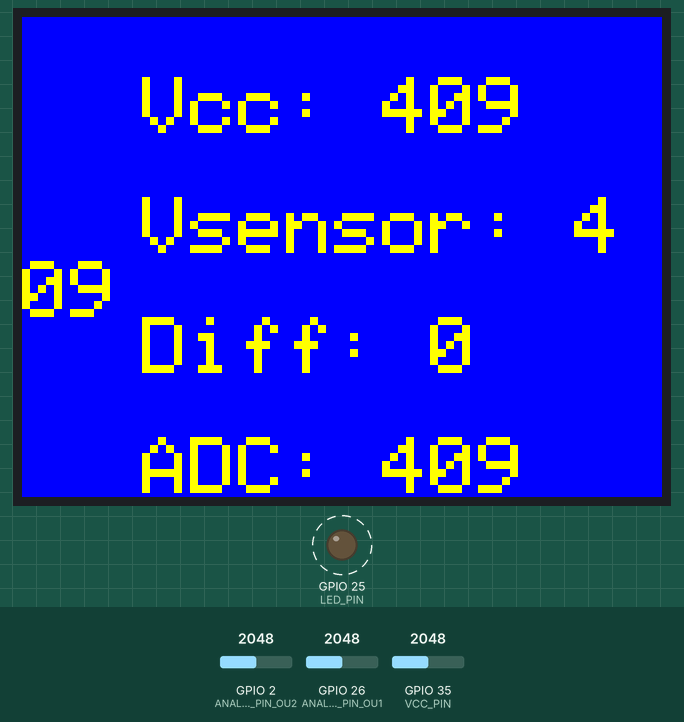
A sketch run on a simulated ESP32. On the bench: 320×240 colour display, output pins drawn as LEDs (lit = HIGH). Dashed ring = blinking. Inputs (shaded band) come from the test bench; at power-on: GPIO 2 (ANALOG_PIN_OU2) = 2048, GPIO 26 (ANALOG_PIN_OU1) = 2048, GPIO 35 (VCC_PIN) = 2048. What the sketch prints to the serial monitor is not drawn.

Above: at 6.4 s.
6.5 s: GPIO 2 (ANALOG_PIN_OU2) set to 2866
At 7.22 s:
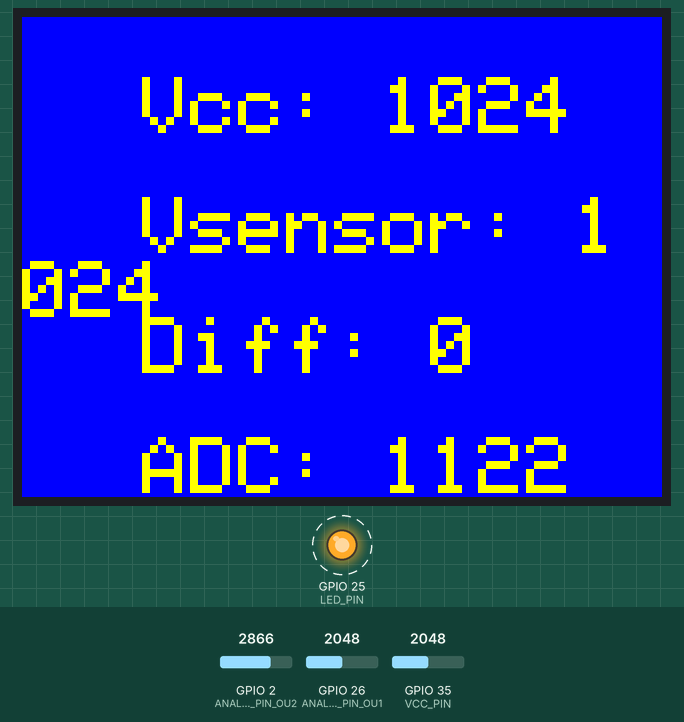
8.2 s: GPIO 26 (ANALOG_PIN_OU1) set to 2866
At 9.02 s:
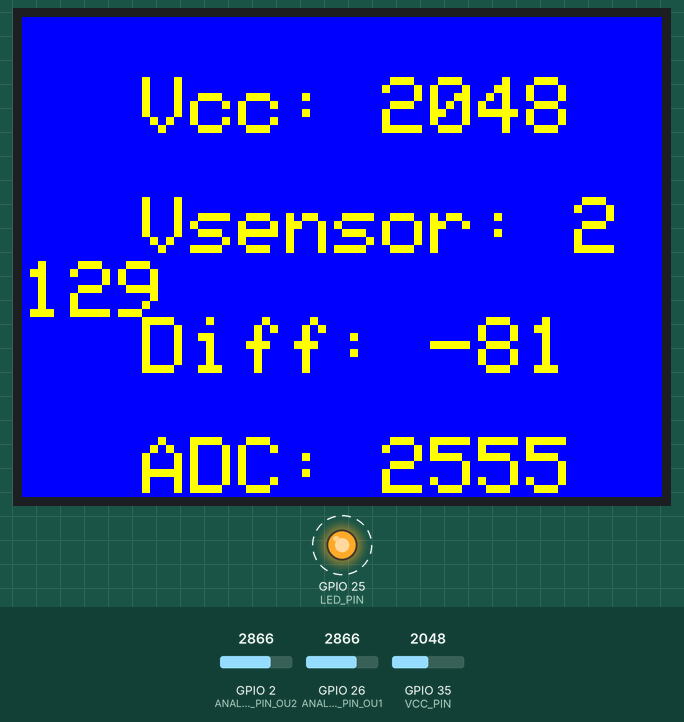
10.0 s: GPIO 35 (VCC_PIN) set to 2866
At 10.82 s:
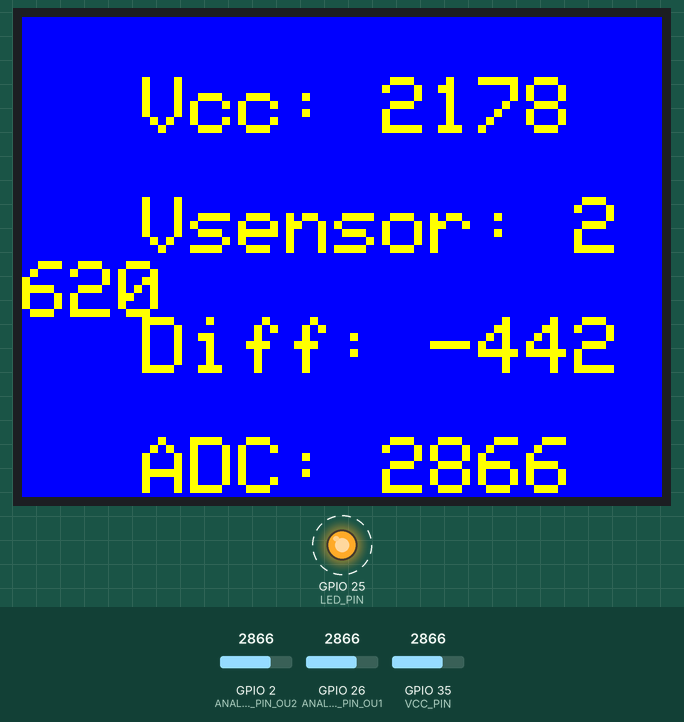
11.8 s: GPIO 2 (ANALOG_PIN_OU2) set to 3603
At 12.62 s:
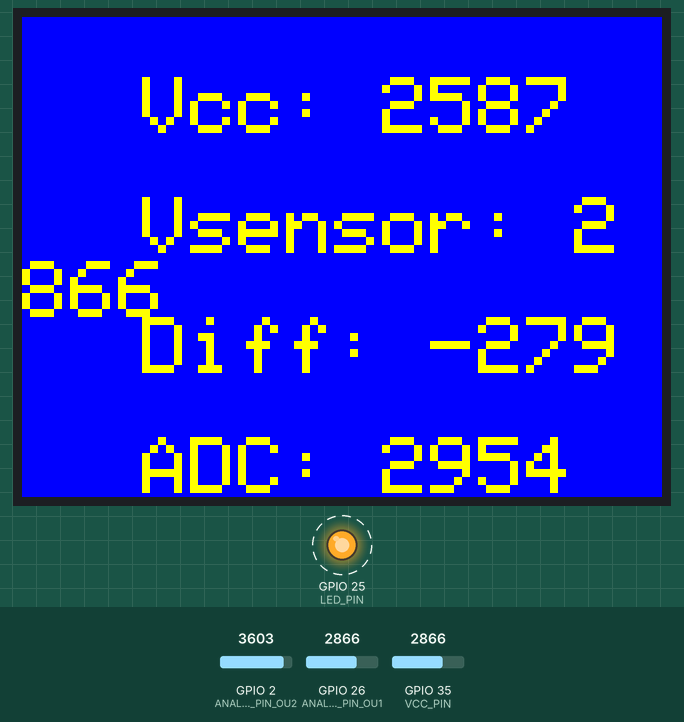
13.6 s: GPIO 26 (ANALOG_PIN_OU1) set to 3603
At 14.43 s:
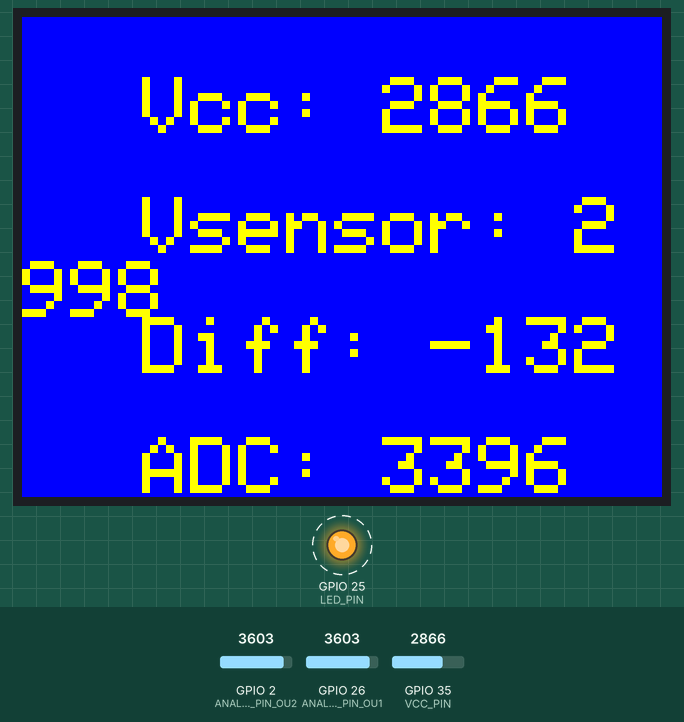
15.4 s: GPIO 35 (VCC_PIN) set to 3603
At 16.23 s:
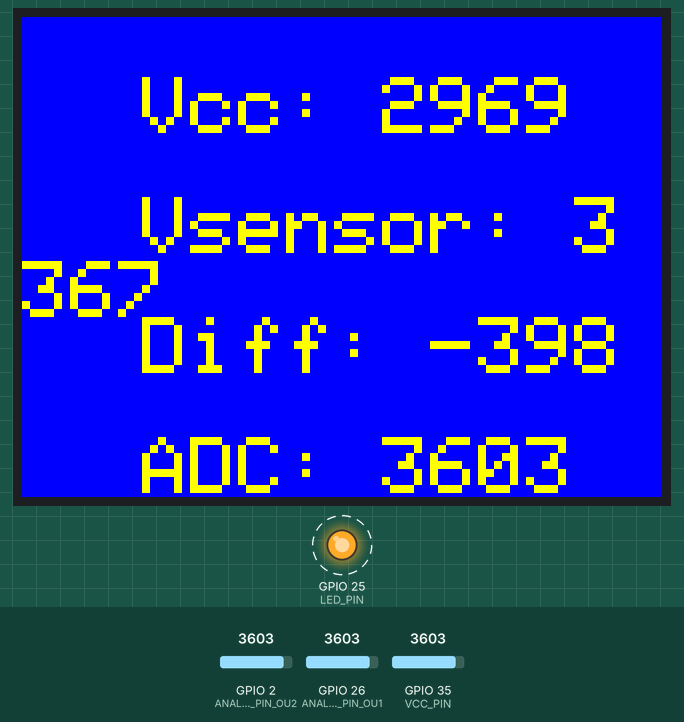
Timing chart, 0 to 18.2 s (numbered marks = the images above; inputs shaded):
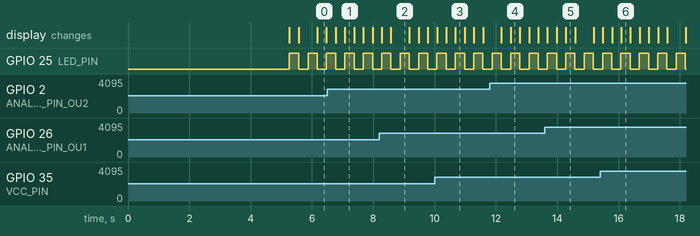

The sketch:

Presure_sensor_graduation_display_05_Vcc3.3V_AllDisp.ino
```cpp
#include <Arduino.h>
#include <TFT_eSPI.h>

// Добавен аналогов пин за измерване на захранващо напрежение.
// Визуализиране показания на АЦП за захранващо напрежение.
// Формиране на трети ред на екрана, показващ разликата между двете стойности: 'Δ: <ADC> - <Vcc>'.
// Захранването на сензора и ОУ е пренвърлено на 3.3В.
// Добавяме четвърти ред, показващ изход ОУ2.

#define ANALOG_PIN_OU2 2  // Използваме GPIO2 за аналогов вход (изход ОУ2)
#define ANALOG_PIN_OU1 26 // Използваме GPIO23 за аналогов вход (изход ОУ1)
#define VCC_PIN 35       // Използваме GPIO35 за измерване на Vcc чрез делител на напрежение
#define LED_PIN 25       // Използваме GPIO25 за светодиод

const int numMeasurements = 10;  // Брой измервания за осредняване
const int numAverages = 10;  // Брой усреднени стойности за допълнително осредняване

int adcReadings_OU2[numMeasurements];  // Масив за съхранение на измерванията на ОУ2
int adcReadings_OU1[numMeasurements];  // Масив за съхранение на измерванията на ОУ1
int vccReadings[numMeasurements];      // Масив за съхранение на измерванията на Vcc

int adcAverages_OU2[numAverages];      // Масив за съхранение на усреднените стойности на ОУ2
int adcAverages_OU1[numAverages];      // Масив за съхранение на усреднените стойности на ОУ1
int vccAverages[numAverages];          // Масив за съхранение на усреднените стойности на Vcc

int adcIndex = 0;  // Индекс за текущото измерване
int avgIndex = 0;  // Индекс за текущата усреднена стойност

unsigned long lastMeasurementTime = 0;
unsigned long lastPrintTime = 0;

TFT_eSPI tft = TFT_eSPI();  // Създаване на обект за TFT дисплея

void setup() {
  Serial.begin(9600);  // Започваме сериен монитор на 9600 бауда
  analogSetAttenuation(ADC_11db); // Настройка на затихването за обхват 0-3.3V

  Serial.println("Инициализация...");
  delay(5000);  // Пауза за уравновесяване на нивото на стенда

  // Инициализация на масивите с нули
  for (int i = 0; i < numMeasurements; i++) {
    adcReadings_OU2[i] = 0;
    adcReadings_OU1[i] = 0;
    vccReadings[i] = 0;
  }
  for (int i = 0; i < numAverages; i++) {
    adcAverages_OU2[i] = 0;
    adcAverages_OU1[i] = 0;
    vccAverages[i] = 0;
  }

  Serial.println("Инициализация завършена");

  tft.begin();
  tft.setRotation(3);  // Ротация на екрана в позиция 3
  tft.fillScreen(TFT_BLUE);  // Задаваме син фон
  tft.setTextColor(TFT_YELLOW, TFT_BLUE);  // Задаваме жълти букви на син фон
  tft.setTextSize(4);  // Задаваме размера на текста

  pinMode(LED_PIN, OUTPUT);  // Настройка на пина за светодиода като изход
}

void loop() {
  unsigned long currentTime = millis();

  // Осредняване на 10 измервания през 30 милисекунди
  if (currentTime - lastMeasurementTime >= 30) {
    lastMeasurementTime = currentTime;

    adcReadings_OU2[adcIndex] = analogRead(ANALOG_PIN_OU2);
    adcReadings_OU1[adcIndex] = analogRead(ANALOG_PIN_OU1);
    vccReadings[adcIndex] = analogRead(VCC_PIN);
    adcIndex = (adcIndex + 1) % numMeasurements;

    if (adcIndex == 0) {
      // Изчисляване на средната стойност на 10 измервания
      int adcTotal_OU2 = 0;
      int adcTotal_OU1 = 0;
      int vccTotal = 0;
      for (int i = 0; i < numMeasurements; i++) {
        adcTotal_OU2 += adcReadings_OU2[i];
        adcTotal_OU1 += adcReadings_OU1[i];
        vccTotal += vccReadings[i];
      }
      int adcAverage_OU2 = adcTotal_OU2 / numMeasurements;
      int adcAverage_OU1 = adcTotal_OU1 / numMeasurements;
      int vccAverage = vccTotal / numMeasurements;

      // Съхраняване на усреднената стойност в масива с усреднени стойности
      adcAverages_OU2[avgIndex] = adcAverage_OU2;
      adcAverages_OU1[avgIndex] = adcAverage_OU1;
      vccAverages[avgIndex] = vccAverage;
      avgIndex = (avgIndex + 1) % numAverages;
    }
  }

  // Принтиране на осредненото измерване на всеки 300 милисекунди
  if (currentTime - lastPrintTime >= 300) {
    lastPrintTime = currentTime;

    // Осредняване на последните 10 усреднени стойности
    int adcAvgTotal_OU2 = 0;
    int adcAvgTotal_OU1 = 0;
    int vccAvgTotal = 0;
    for (int i = 0; i < numAverages; i++) {
      adcAvgTotal_OU2 += adcAverages_OU2[i];
      adcAvgTotal_OU1 += adcAverages_OU1[i];
      vccAvgTotal += vccAverages[i];
    }
    int finalAdcAverage_OU2 = adcAvgTotal_OU2 / numAverages;
    int finalAdcAverage_OU1 = adcAvgTotal_OU1 / numAverages;
    int finalVccAverage = vccAvgTotal / numAverages;
    int delta = finalVccAverage - finalAdcAverage_OU1;

    // Визуализиране на стойностите на дисплея
    tft.setCursor(60, 30);
    tft.print("Vcc: ");
    tft.fillRect(180, 30, 120, 28, TFT_BLUE);  // Изчистване на предишното показание
    tft.setCursor(180, 30);
    tft.print(finalVccAverage);
    //tft.print(" units");

    tft.setCursor(60, 90);
    tft.print("Vsensor: ");
    tft.fillRect(276, 90, 120, 28, TFT_BLUE);  // Изчистване на предишното показание
    tft.setCursor(276, 90);
    tft.print(finalAdcAverage_OU1);
    //tft.print(" units");

    tft.setCursor(60, 150);
    tft.print("Diff: ");
    tft.fillRect(204, 150, 120, 28, TFT_BLUE);  // Изчистване на предишното показание
    tft.setCursor(204, 150);
    tft.print(delta);
    //tft.print(" units");

    tft.setCursor(60, 210);
    tft.print("ADC: ");
    tft.fillRect(180, 210, 120, 28, TFT_BLUE);  // Изчистване на предишното показание
    tft.setCursor(180, 210);
    tft.print(finalAdcAverage_OU2);
    //tft.print(" units");

    // Превключване на състоянието на светодиода
    digitalWrite(LED_PIN, !digitalRead(LED_PIN));
  }
}

// Пинове за използване:
// J5:
// 02: +5.5V
// 12: IO02 (аналогов вход - от изход ОУ2)
// 22: IO23 (опитахме, но не се получава и отива на IO26)
// 30: IO26 (аналогов вход - от изход ОУ1)
// 32: IO35 (аналогов вход за Vcc)
// J6:
// 08: GND
// 18: ESP32 EN
// 28: IO25 (светодиод)
// 38: +3.3V
```

Measured:
- by itself, GPIO 25 (LED_PIN): alternates HIGH for 0.30 s and LOW for 0.30 s
- what the display in image 2 shows lasts 0.6 s, from 8.6 s to 9.2 s
